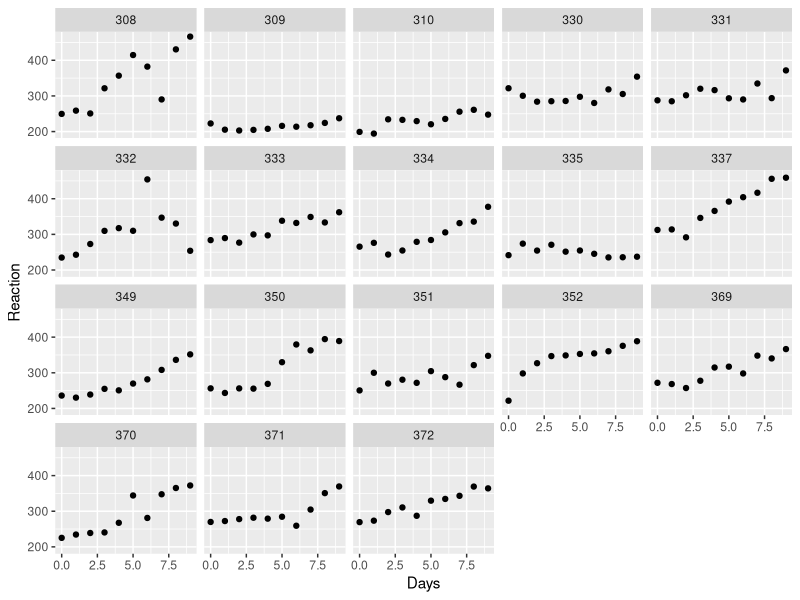
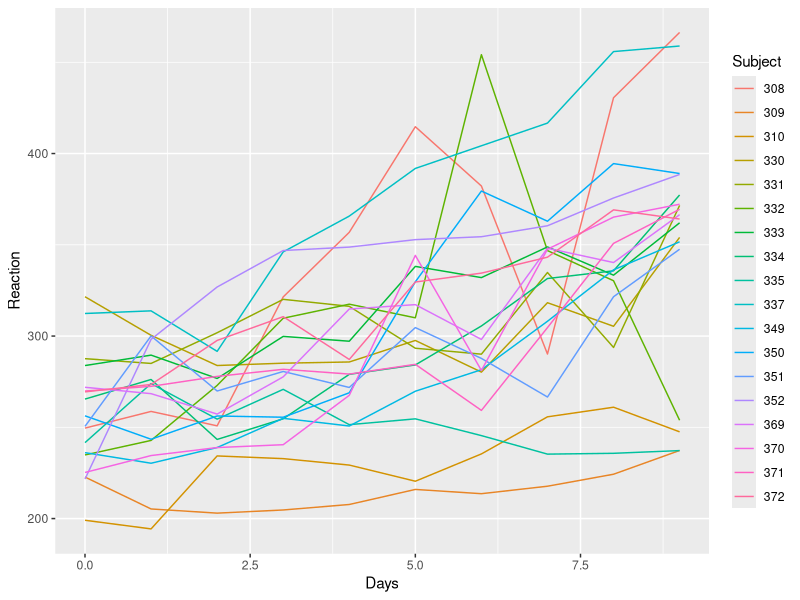
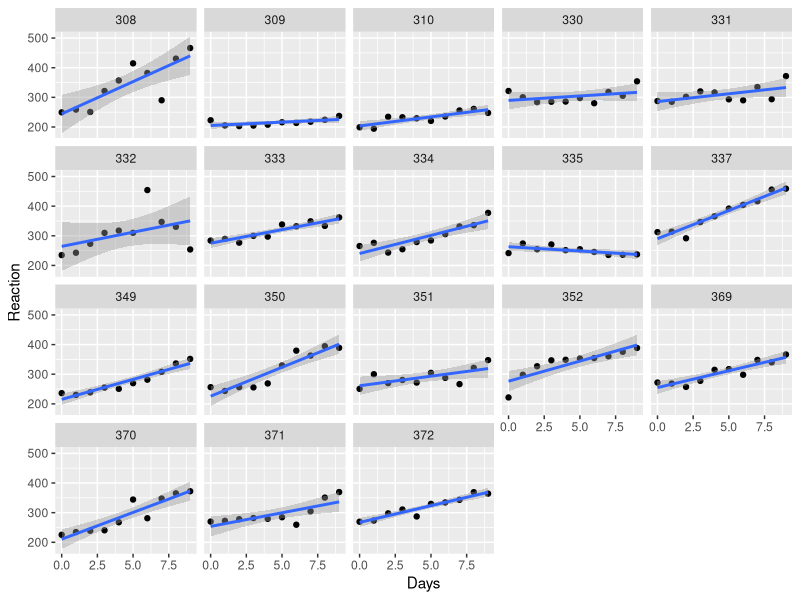

Reproduce these figures in R, in order.
## ---- chunk 1
knitr::opts_chunk$set(echo = TRUE)
## ---- chunk 2
library(lme4)
str(sleepstudy)
head(sleepstudy)
## ---- chunk 3
library(ggplot2)

qplot(Days, Reaction, facets=~Subject, data = sleepstudy)
ggplot(sleepstudy, aes(x = Days , y = Reaction))  + geom_line(aes(colour=Subject))

## ---- chunk 4

qplot(Days, Reaction, facets=~Subject, data = sleepstudy,
geom=c('point', 'smooth'), method='lm')


## ---- chunk 5

fm06 <- lmer(Reaction ~ 1 + Days + (1 + Days | Subject), sleepstudy)
summary(fm06)

fm06b <- lmer(Reaction ~ 1 + Days + (1 + Days | Subject) + (1|Days), sleepstudy)
summary(fm06b)


## ---- chunk 6
head(sleepstudy)
fm07 <- lmer(Reaction ~ 1 + (1 | Subject)+ Days + (Days-1|Subject), sleepstudy)
summary(fm07)
fm08 <- lmer(Reaction ~ 1 + Days + (1 | Subject) + (Days-1|Subject)+(1|Days), sleepstudy)
summary(fm08)
